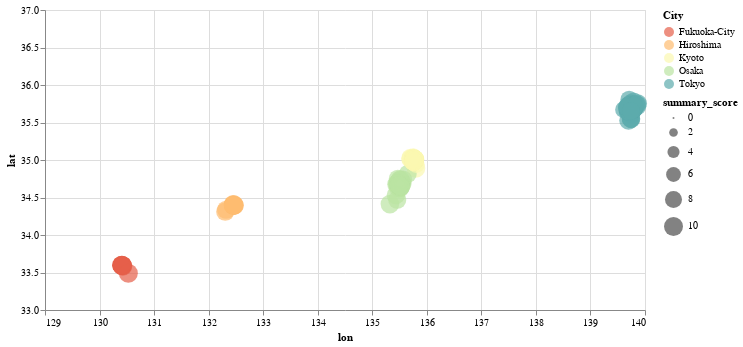

Notebook source saved alongside this figure:
### Markdown cell above
**Example**  
The first figure below is a scatter plot of latitude and longitude of the whole hostel data. The second figure is a plot of the data on a map using mapbox.

### Code cell
alt.Chart(df).mark_circle().encode(
    x=alt.X('lon', scale=alt.Scale(domain=[129, 140])),
    y=alt.Y('lat', scale=alt.Scale(domain=[33, 37])),
    color=alt.Color('City', scale=alt.Scale(scheme='spectral')),
    size="summary_score",
    tooltip=["summary_score"]
).properties(width=600,height=300)

### Figure 1 — Vega-Lite specification as saved in the notebook (floating-point values rounded to 4 significant figures; data arrays with more than 128 entries replaced by an {"elided": "..."} marker saying what was removed)
{"config": {"view": {"continuousWidth": 400, "continuousHeight": 300}}, "data": {"name": "data-700d48924e8d407526de8e222147bc0d"}, "mark": "circle", "encoding": {"color": {"field": "City", "scale": {"scheme": "spectral"}, "type": "nominal"}, "size": {"field": "summary_score", "type": "quantitative"}, "tooltip": [{"field": "summary_score", "type": "quantitative"}], "x": {"field": "lon", "scale": {"domain": [129, 140]}, "type": "quantitative"}, "y": {"field": "lat", "scale": {"domain": [33, 37]}, "type": "quantitative"}}, "height": 300, "width": 600, "$schema": "https://vega.github.io/schema/vega-lite/v4.17.0.json", "datasets": {"data-700d48924e8d407526de8e222147bc0d": {"elided": "293 records"}}}
